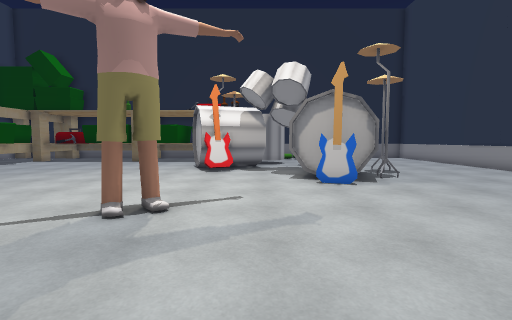
view 1 (above)

22 first-person views from a walk through a 3-D level made in the Unity game engine. The camera is 1.4 m above the floor, tilts 4° down and sees 85° across. The floor is counted in squares, 1 m on a side. Each view is taken from the middle of a square. On the plan, view 1 faces up. The plan holds only what a view shows up to about 14 squares ahead; the rest is blank. The place goes on beyond the plan. The player is left out. Some animated figures are not drawn.

view 2
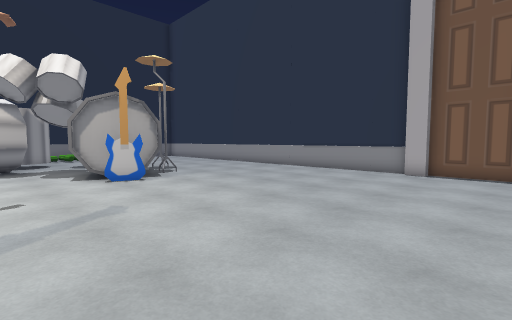

view 3
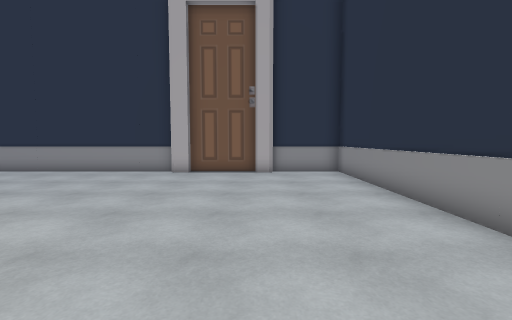

view 4
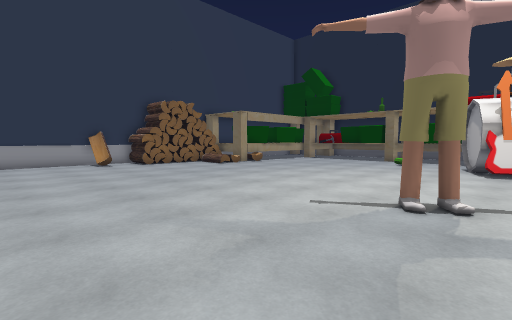

view 5
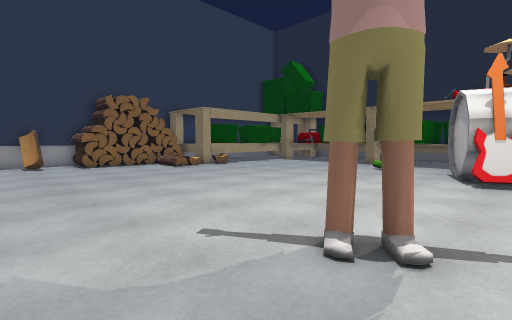

view 6
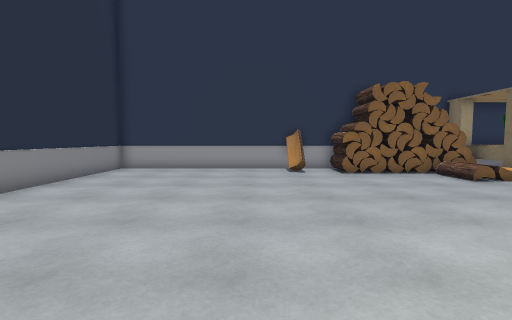

view 7
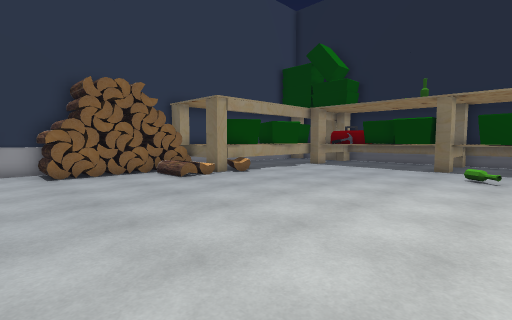

view 8
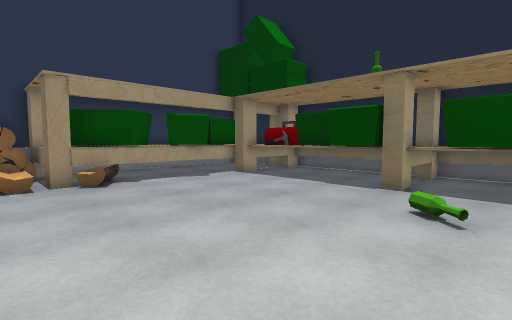

view 9
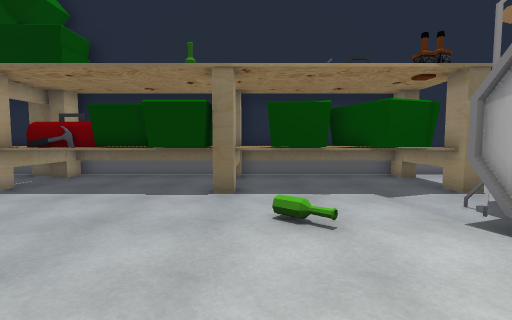

view 10
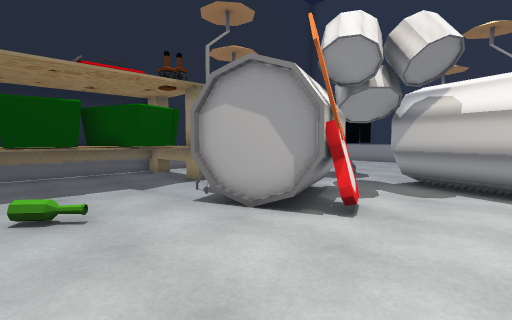

view 11
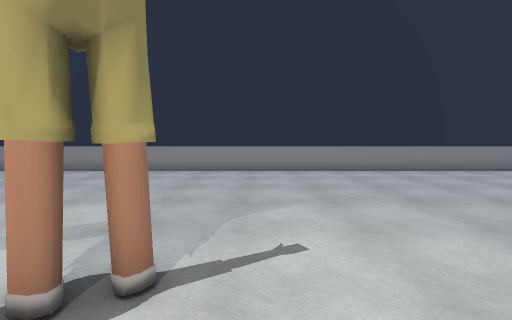

view 12
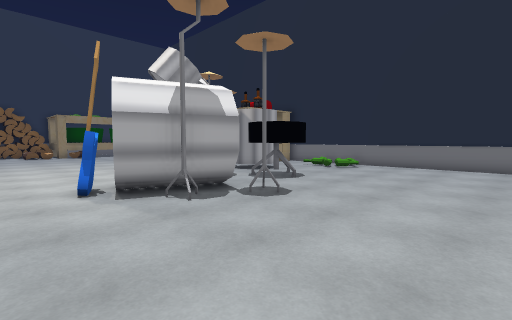

view 13
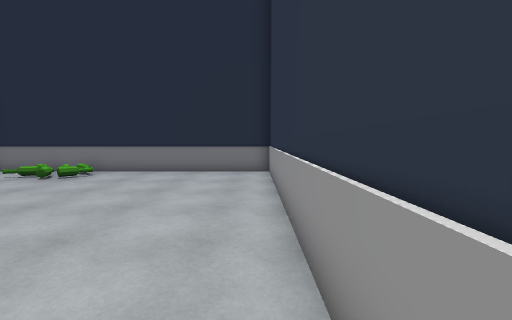

view 14
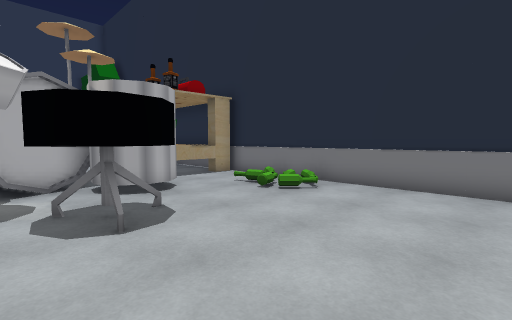

view 15
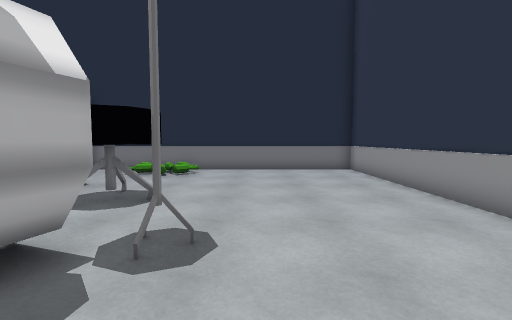

view 16
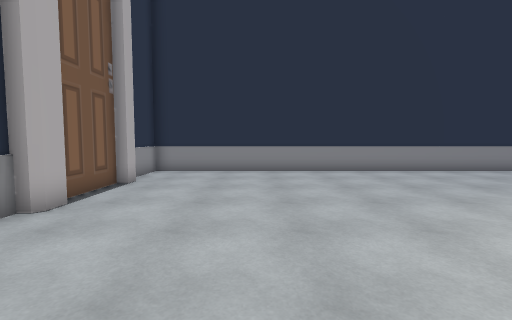

view 17
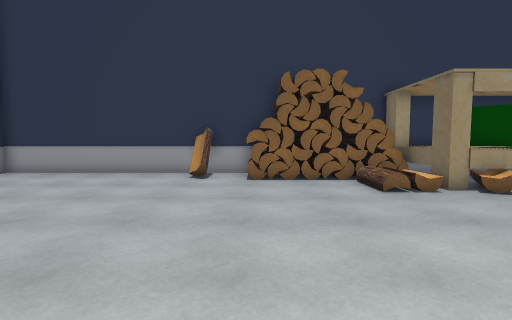

view 18
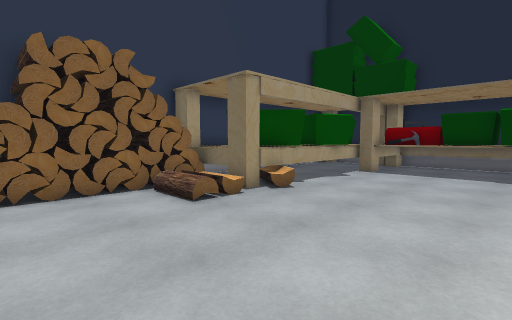

view 19
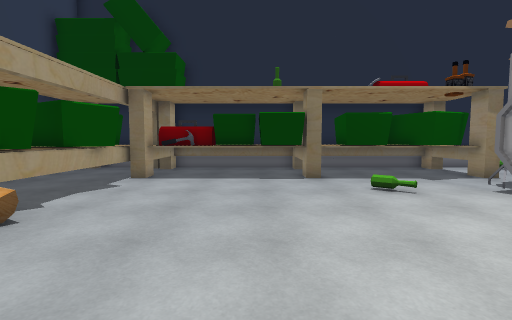

view 20
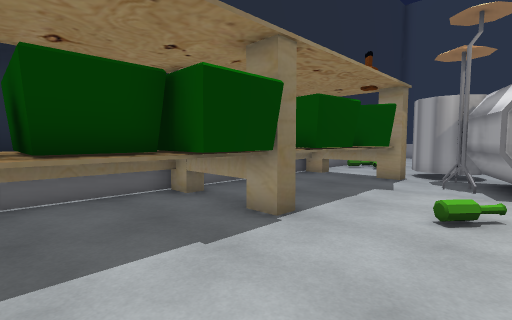

view 21
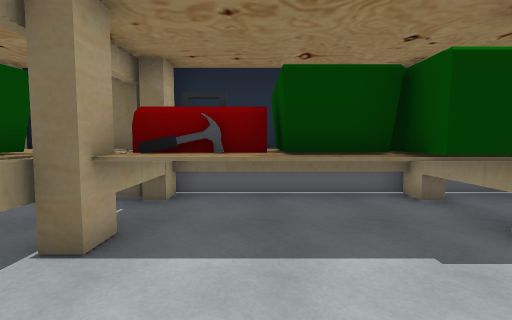

view 22
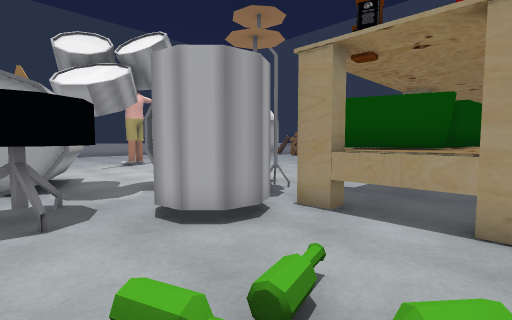

### Floor plan
Key: @ floor where view 1 was taken; # wall or solid block; x gap in a wall; . floor; / step, stairs or slope; = window, fence, low wall or low ledge; ^ raised ledge; G guitar; T thing the floor can be seen under or through; L toolbox; H hammer.
Columns run from 19 left of view 1 to 12 right of it. Each row starts with its distance up from view 1.
 23      ###########################
 22     ##^^^^^#^^^^^^x..  ........#
 21     #^L^^^ ^^^^^^^=............#
 20     #LHL^#^^^^#^^^=............#
 19     ##H^##^#^^^^^^#............#
 18     ##....##.#xx#.#TTT.........#
 17     #.............##TTTT.......#
 16     #...........####TTTT.......#
 15     #...........####..TT.......#
 14     #...........####...........#
 13    ##=...........GG..##..#.....#
 12   ###............G...####......#
 11  ##//................####......#
 10  ##//................###.......#
  9  ##..................GG#.......#
  8  ##............................#
  7  ##............................#
  6 ###.............##.............#
  5 #..............................#
  4 ##=............................#
  3 #..............................#
  2 #..............................#
  1 #..............................#
  0 #..................@...........#
 -1 #..............................#
 -2 #..............................#
 -3 #..............................#
 -4 #..............................#
 -5 ################################

Where each view was taken, in squares from view 1:
view 1: 0 up, 0 right, facing up
view 2: 1 down, 1 left, facing up-right
view 3: 1 down, 1 left, facing right
view 4: 1 down, 1 left, facing up-left
view 5: 2 up, 1 left, facing up-left
view 6: 2 up, 5 left, facing left
view 7: 4 up, 5 left, facing up-left
view 8: 10 up, 5 left, facing up-left
view 9: 11 up, 7 left, facing up
view 10: 10 up, 7 left, facing up-right
view 11: 8 up, 4 left, facing down
view 12: 7 up, 11 right, facing up-left
view 13: 10 up, 11 right, facing up
view 14: 14 up, 9 right, facing up-left
view 15: 9 up, 7 right, facing up
view 16: 8 up, 7 right, facing down
view 17: 6 up, 7 left, facing left
view 18: 6 up, 9 left, facing up-left
view 19: 8 up, 10 left, facing up
view 20: 15 up, 12 left, facing up-right
view 21: 15 up, 12 left, facing up
view 22: 22 up, 4 right, facing down-left
